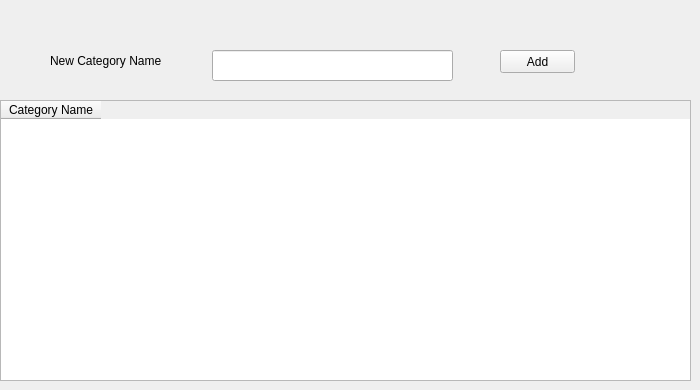
      <widget class="QWidget" name="tab_9">
       <attribute name="title">
        <string>Categories</string>
       </attribute>
       <widget class="QTableWidget" name="tableWidget_2">
        <property name="geometry">
         <rect>
          <x>0</x>
          <y>100</y>
          <width>691</width>
          <height>281</height>
         </rect>
        </property>
        <column>
         <property name="text">
          <string>Category Name</string>
         </property>
        </column>
       </widget>
       <widget class="QLabel" name="label_26">
        <property name="geometry">
         <rect>
          <x>50</x>
          <y>50</y>
          <width>151</width>
          <height>21</height>
         </rect>
        </property>
        <property name="text">
         <string>New Category Name</string>
        </property>
       </widget>
       <widget class="QLineEdit" name="lineEdit_21">
        <property name="geometry">
         <rect>
          <x>212</x>
          <y>50</y>
          <width>241</width>
          <height>31</height>
         </rect>
        </property>
       </widget>
       <widget class="QPushButton" name="pushButton_14">
        <property name="geometry">
         <rect>
          <x>500</x>
          <y>50</y>
          <width>75</width>
          <height>23</height>
         </rect>
        </property>
        <property name="text">
         <string>Add</string>
        </property>
       </widget>
      </widget>
